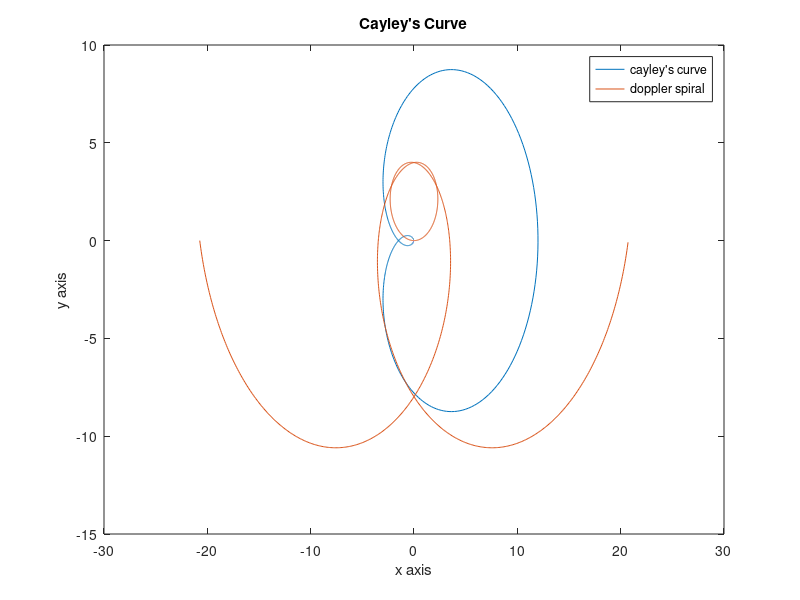

This figure's MATLAB source:
clc;
clear;

alfa=3;
t=[-2*pi:0.01:2*pi];

x1=4*alfa*((1-3.*t.^2)./(1+t.^2).^3);
y1=4*alfa*((t.*(3-t.^2))./(1+t.^2).^3);

b=2.2;
k=0.5;

x2=b*(t.*cos(t)+k*t);
y2=b*t.*sin(t);

plot(x1,y1)
title("Cayley's Curve")
xlabel("x axis")
ylabel("y axis")

hold on
plot(x2,y2)
legend("cayley's curve","doppler spiral")
hold off

